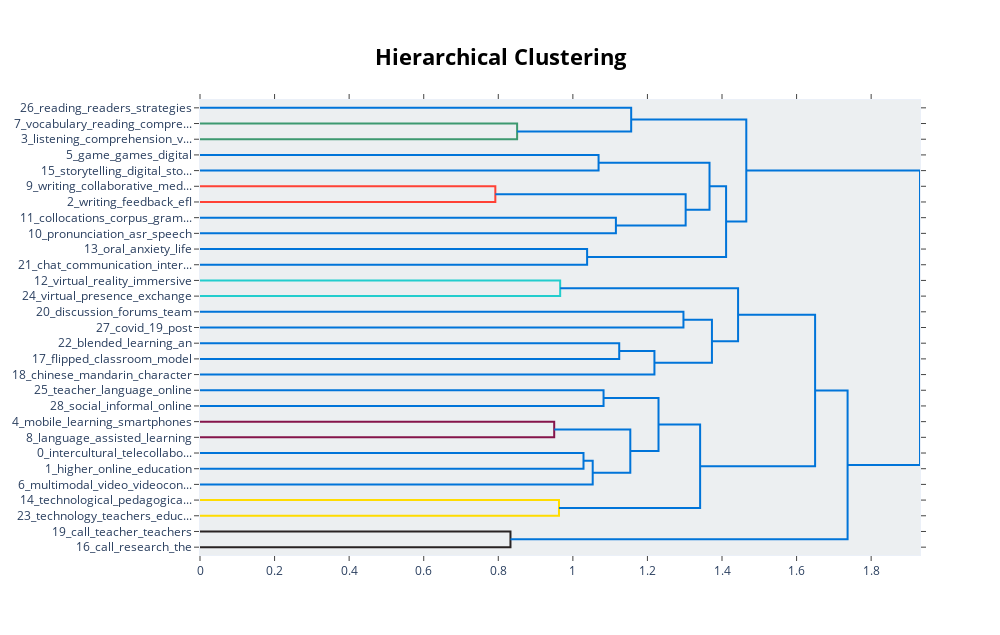

This figure's notebook cell:
### Code cell
model.visualize_hierarchy()

### Figure 1 — Plotly figure (JSON) as saved in the notebook; plotly's stock layout.template omitted (floating-point values rounded to 4 significant figures)
{"data": [{"hoverinfo": "text", "marker": {"color": "rgb(61,153,112)"}, "mode": "lines", "type": "scatter", "x": [0, 0.8505, 0.8505, 0], "xaxis": "x", "y": [-15, -15, -25, -25], "yaxis": "y"}, {"hoverinfo": "text", "marker": {"color": "rgb(0,116,217)"}, "mode": "lines", "type": "scatter", "x": [0, 1.156, 1.156, 0.8505], "xaxis": "x", "y": [-5, -5, -20, -20], "yaxis": "y"}, {"hoverinfo": "text", "marker": {"color": "rgb(0,116,217)"}, "mode": "lines", "type": "scatter", "x": [0, 1.069, 1.069, 0], "xaxis": "x", "y": [-35, -35, -45, -45], "yaxis": "y"}, {"hoverinfo": "text", "marker": {"color": "rgb(255,65,54)"}, "mode": "lines", "type": "scatter", "x": [0, 0.7921, 0.7921, 0], "xaxis": "x", "y": [-55, -55, -65, -65], "yaxis": "y"}, {"hoverinfo": "text", "marker": {"color": "rgb(0,116,217)"}, "mode": "lines", "type": "scatter", "x": [0, 1.115, 1.115, 0], "xaxis": "x", "y": [-75, -75, -85, -85], "yaxis": "y"}, {"hoverinfo": "text", "marker": {"color": "rgb(0,116,217)"}, "mode": "lines", "type": "scatter", "x": [0.7921, 1.302, 1.302, 1.115], "xaxis": "x", "y": [-60, -60, -80, -80], "yaxis": "y"}, {"hoverinfo": "text", "marker": {"color": "rgb(0,116,217)"}, "mode": "lines", "type": "scatter", "x": [1.069, 1.367, 1.367, 1.302], "xaxis": "x", "y": [-40, -40, -70, -70], "yaxis": "y"}, {"hoverinfo": "text", "marker": {"color": "rgb(0,116,217)"}, "mode": "lines", "type": "scatter", "x": [0, 1.038, 1.038, 0], "xaxis": "x", "y": [-95, -95, -105, -105], "yaxis": "y"}, {"hoverinfo": "text", "marker": {"color": "rgb(0,116,217)"}, "mode": "lines", "type": "scatter", "x": [1.367, 1.411, 1.411, 1.038], "xaxis": "x", "y": [-55, -55, -100, -100], "yaxis": "y"}, {"hoverinfo": "text", "marker": {"color": "rgb(0,116,217)"}, "mode": "lines", "type": "scatter", "x": [1.156, 1.465, 1.465, 1.411], "xaxis": "x", "y": [-12.5, -12.5, -77.5, -77.5], "yaxis": "y"}, {"hoverinfo": "text", "marker": {"color": "rgb(35,205,205)"}, "mode": "lines", "type": "scatter", "x": [0, 0.966, 0.966, 0], "xaxis": "x", "y": [-115, -115, -125, -125], "yaxis": "y"}, {"hoverinfo": "text", "marker": {"color": "rgb(0,116,217)"}, "mode": "lines", "type": "scatter", "x": [0, 1.297, 1.297, 0], "xaxis": "x", "y": [-135, -135, -145, -145], "yaxis": "y"}, {"hoverinfo": "text", "marker": {"color": "rgb(0,116,217)"}, "mode": "lines", "type": "scatter", "x": [0, 1.124, 1.124, 0], "xaxis": "x", "y": [-155, -155, -165, -165], "yaxis": "y"}, {"hoverinfo": "text", "marker": {"color": "rgb(0,116,217)"}, "mode": "lines", "type": "scatter", "x": [1.124, 1.219, 1.219, 0], "xaxis": "x", "y": [-160, -160, -175, -175], "yaxis": "y"}, {"hoverinfo": "text", "marker": {"color": "rgb(0,116,217)"}, "mode": "lines", "type": "scatter", "x": [1.297, 1.373, 1.373, 1.219], "xaxis": "x", "y": [-140, -140, -167.5, -167.5], "yaxis": "y"}, {"hoverinfo": "text", "marker": {"color": "rgb(0,116,217)"}, "mode": "lines", "type": "scatter", "x": [0.966, 1.443, 1.443, 1.373], "xaxis": "x", "y": [-120, -120, -153.8, -153.8], "yaxis": "y"}, {"hoverinfo": "text", "marker": {"color": "rgb(0,116,217)"}, "mode": "lines", "type": "scatter", "x": [0, 1.082, 1.082, 0], "xaxis": "x", "y": [-185, -185, -195, -195], "yaxis": "y"}, {"hoverinfo": "text", "marker": {"color": "rgb(133,20,75)"}, "mode": "lines", "type": "scatter", "x": [0, 0.95, 0.95, 0], "xaxis": "x", "y": [-205, -205, -215, -215], "yaxis": "y"}, {"hoverinfo": "text", "marker": {"color": "rgb(0,116,217)"}, "mode": "lines", "type": "scatter", "x": [0, 1.029, 1.029, 0], "xaxis": "x", "y": [-225, -225, -235, -235], "yaxis": "y"}, {"hoverinfo": "text", "marker": {"color": "rgb(0,116,217)"}, "mode": "lines", "type": "scatter", "x": [1.029, 1.053, 1.053, 0], "xaxis": "x", "y": [-230, -230, -245, -245], "yaxis": "y"}, {"hoverinfo": "text", "marker": {"color": "rgb(0,116,217)"}, "mode": "lines", "type": "scatter", "x": [0.95, 1.154, 1.154, 1.053], "xaxis": "x", "y": [-210, -210, -237.5, -237.5], "yaxis": "y"}, {"hoverinfo": "text", "marker": {"color": "rgb(0,116,217)"}, "mode": "lines", "type": "scatter", "x": [1.082, 1.23, 1.23, 1.154], "xaxis": "x", "y": [-190, -190, -223.8, -223.8], "yaxis": "y"}, {"hoverinfo": "text", "marker": {"color": "rgb(255,220,0)"}, "mode": "lines", "type": "scatter", "x": [0, 0.9628, 0.9628, 0], "xaxis": "x", "y": [-255, -255, -265, -265], "yaxis": "y"}, {"hoverinfo": "text", "marker": {"color": "rgb(0,116,217)"}, "mode": "lines", "type": "scatter", "x": [1.23, 1.341, 1.341, 0.9628], "xaxis": "x", "y": [-206.9, -206.9, -260, -260], "yaxis": "y"}, {"hoverinfo": "text", "marker": {"color": "rgb(0,116,217)"}, "mode": "lines", "type": "scatter", "x": [1.443, 1.65, 1.65, 1.341], "xaxis": "x", "y": [-136.9, -136.9, -233.4, -233.4], "yaxis": "y"}, {"hoverinfo": "text", "marker": {"color": "rgb(40,35,35)"}, "mode": "lines", "type": "scatter", "x": [0, 0.8327, 0.8327, 0], "xaxis": "x", "y": [-275, -275, -285, -285], "yaxis": "y"}, {"hoverinfo": "text", "marker": {"color": "rgb(0,116,217)"}, "mode": "lines", "type": "scatter", "x": [1.65, 1.737, 1.737, 0.8327], "xaxis": "x", "y": [-185.2, -185.2, -280, -280], "yaxis": "y"}, {"hoverinfo": "text", "marker": {"color": "rgb(0,116,217)"}, "mode": "lines", "type": "scatter", "x": [1.465, 1.931, 1.931, 1.737], "xaxis": "x", "y": [-45, -45, -232.6, -232.6], "yaxis": "y"}], "layout": {"autosize": false, "height": 635, "hoverlabel": {"bgcolor": "white", "font": {"family": "Rockwell", "size": 16}}, "hovermode": "closest", "plot_bgcolor": "#ECEFF1", "showlegend": false, "title": {"font": {"color": "Black", "size": 22}, "text": "<b>Hierarchical Clustering</b>", "x": 0.5, "xanchor": "center", "yanchor": "top"}, "width": 1000, "xaxis": {"mirror": "allticks", "rangemode": "tozero", "showgrid": false, "showline": true, "showticklabels": true, "ticks": "outside", "type": "linear", "zeroline": false}, "yaxis": {"mirror": "allticks", "range": [-290, 0], "rangemode": "tozero", "showgrid": false, "showline": true, "showticklabels": true, "tickmode": "array", "ticks": "outside", "ticktext": ["26_reading_readers_strategies", "7_vocabulary_reading_compre...", "3_listening_comprehension_v...", "5_game_games_digital", "15_storytelling_digital_sto...", "9_writing_collaborative_med...", "2_writing_feedback_efl", "11_collocations_corpus_gram...", "10_pronunciation_asr_speech", "13_oral_anxiety_life", "21_chat_communication_inter...", "12_virtual_reality_immersive", "24_virtual_presence_exchange", "20_discussion_forums_team", "27_covid_19_post", "22_blended_learning_an", "17_flipped_classroom_model", "18_chinese_mandarin_character", "25_teacher_language_online", "28_social_informal_online", "4_mobile_learning_smartphones", "8_language_assisted_learning", "0_intercultural_telecollabo...", "1_higher_online_education", "6_multimodal_video_videocon...", "14_technological_pedagogica...", "23_technology_teachers_educ...", "19_call_teacher_teachers", "16_call_research_the"], "tickvals": [-5, -15, -25, -35, -45, -55, -65, -75, -85, -95, -105, -115, -125, -135, -145, -155, -165, -175, -185, -195, -205, -215, -225, -235, -245, -255, -265, -275, -285], "type": "linear", "zeroline": false}}}
